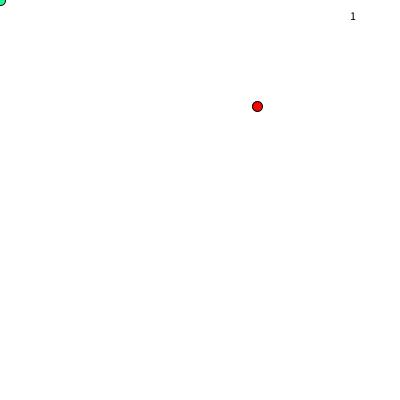
Frame 1 (no input)
Frame 60 (the mouse pressed at the canvas centre just before this capture): identical to frame 1, image omitted
Frame 120 (the mouse held since frame 60 and released just before this capture): identical to frame 1, image omitted

The Processing sketch that drew this single still picture (run headless with seeded random() and noise(); from frame 60 on, the mouse is pressed at the canvas centre):

// Processing sketch: processing_172085
// ── processing_172085.pde

int xPos, yPos, score;
float appleX , appleY;
int xDir, yDir;
void setup() {  
size(400, 400);
xPos = 0;
yPos = 0;


}

void draw() {  
background(255); 
if (xPos <= appleX+9 && xPos >= appleX-9 && yPos <= appleY + 9 && yPos >= appleY-9)
{
  appleX = random( 5, 395);
  appleY = random (5, 395);
  score++;
  
}
fill (0);
text (score , 350, 20);
fill (10, 255, 150);
ellipse (xPos, yPos, 10, 10);
fill (255, 0, 0);
ellipse (appleX, appleY, 10, 10);
  if (keyCode == RIGHT || keyCode == LEFT)
  {
    if ( xDir == 1)
    {
      xPos++;
    }
    else if ( xDir == -1)
    {
      xPos--;
    }
  }
  if (keyCode == UP || keyCode == DOWN)
  {
     if ( yDir == 1)
    {
      yPos++;
    }
    else if ( yDir == -1)
    {
      yPos--;
    }
  }
}
void keyPressed () { 
      if (key == CODED)
      {
          if (keyCode == RIGHT)
          {
               xDir = 1;
          }
          if (keyCode == LEFT)
          {
            xDir=-1;
          }
          if (keyCode == DOWN)
          {
              yDir = 1;
          }
          if (keyCode == UP)
          { 
            yDir = -1;
          }
      }
      
   } 
